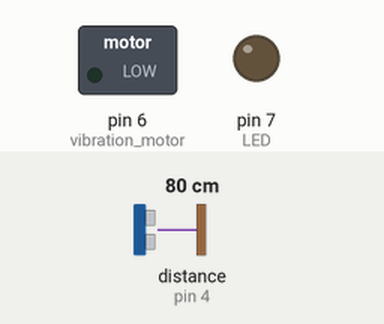
This sketch was run on a simulated Arduino Uno, built with avr-gcc and run on an emulated ATmega328P. On the bench: switched loads named in the sketch (green lamp = pin HIGH), output pins drawn as LEDs (lit = HIGH). Wiring (inferred from the names in the program): ultrasonic range finder: trigger pin 3; echo pin 4. The test bench sets the inputs (shaded band); at power-on: distance to the obstacle (sensor on pin 4) 80 cm. The echo pulse lasts 58.3 µs per cm; pins used as bus, display or sensor lines are not drawn.

Above: at 1.2 s.
1.3 s: distance to the obstacle (sensor on pin 4) set to 53 cm
2.8 s: distance to the obstacle (sensor on pin 4) set to 46 cm
At 3.1 s:
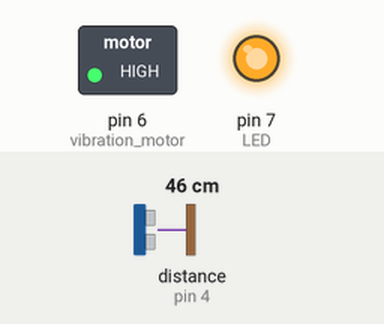
4.3 s: distance to the obstacle (sensor on pin 4) set to 60 cm
At 4.8 s:
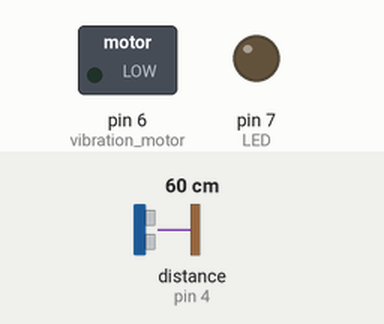
5.8 s: distance to the obstacle (sensor on pin 4) set to 2 cm
At 6.7 s:
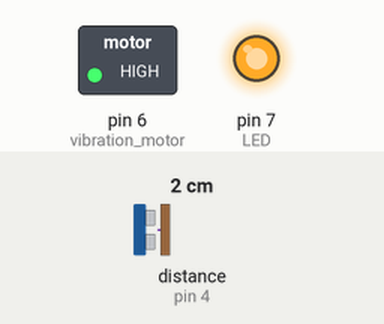
Timing chart, 0 to 8.3 s (numbered marks = the images above; inputs shaded):
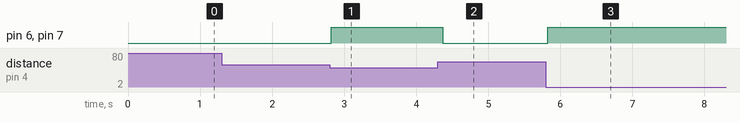

Measured:
- the behaviour switches between 51 and 50 cm on distance to the obstacle (sensor on pin 4) (found by bisection; images 0 and 1)
- after the input at 1.3 s, every drawn part: stays the same
- after the input at 2.8 s, pin 6 (vibration_motor), pin 7 (LED): LOW → HIGH at once
- after the input at 4.3 s, pin 6 (vibration_motor), pin 7 (LED): HIGH → LOW after 0.07 s
- after the input at 5.8 s, pin 6 (vibration_motor), pin 7 (LED): LOW → HIGH at once

The sketch:

assistive_smart_cane.ino
```cpp
void setup() {
  pinMode(3, OUTPUT);   // TRIG of HC-SR04
  pinMode(4, INPUT);    // ECHO of HC-SR04
  pinMode(6, OUTPUT);   // vibration motor
  pinMode(7, OUTPUT);   // LED
}

void loop() {
  // 1. Send ultrasonic pulse
  digitalWrite(3, LOW);
  delayMicroseconds(2);
  digitalWrite(3, HIGH);
  delayMicroseconds(10);
  digitalWrite(3, LOW);

  // 2. Read echo
  long duration = pulseIn(4, HIGH);
  int distance = duration * 0.034 / 2;

  // 3. Control LED and vibration motor
  if (distance < 50) {        // if object is closer than 50 cm
    digitalWrite(7, HIGH);    // turn LED ON
    digitalWrite(6, HIGH);    // turn vibration motor ON
  } else {
    digitalWrite(7, LOW);     // turn LED OFF
    digitalWrite(6, LOW);     // turn vibration motor OFF
  }

  delay(100); // wait 0.1 sec and repeat
}
```
